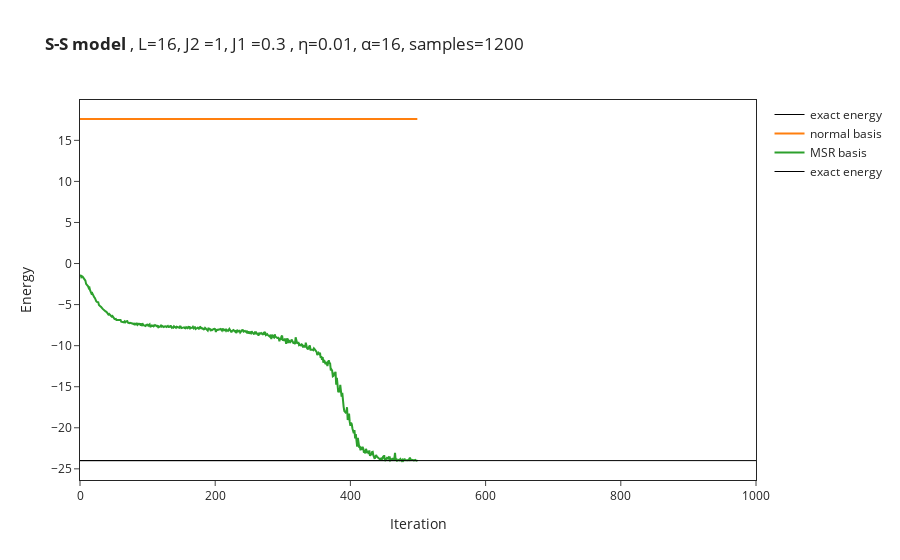

The notebook cell saved with this chart:
### Code cell
figure.add_trace(go.Scatter(x=(0,2*NUM_ITER),y=(exact_ground_energy,exact_ground_energy),mode="lines",line=go.scatter.Line(color="#000000",width=1), name="exact energy"))
figure.update_layout(xaxis_title="Iteration",yaxis_title="Energy")
figure.show()

### Figure 1 — Plotly figure (JSON) as saved in the notebook; plotly's stock layout.template omitted (floating-point values rounded to 4 significant figures; data arrays with more than 128 entries replaced by an {"elided": "..."} marker saying what was removed)
{"data": [{"line": {"color": "#000000", "width": 1}, "mode": "lines", "name": "exact energy", "type": "scatter", "x": [0, 500], "y": [-24.0, -24.0]}, {"name": "normal basis", "type": "scatter", "x": {"elided": "500 int values"}, "y": {"elided": "500 float values"}}, {"name": "MSR basis", "type": "scatter", "x": {"elided": "500 int values"}, "y": {"elided": "500 float values"}}, {"line": {"color": "#000000", "width": 1}, "mode": "lines", "name": "exact energy", "type": "scatter", "x": [0, 1000], "y": [-24.0, -24.0]}], "layout": {"title": {"text": "<b>S-S model </b>, L=16, J2 =1, J1 =0.3 , η=0.01, α=16, samples=1200"}, "xaxis": {"mirror": true, "showline": true, "title": {"text": "Iteration"}}, "yaxis": {"mirror": true, "showline": true, "title": {"text": "Energy"}}}}
